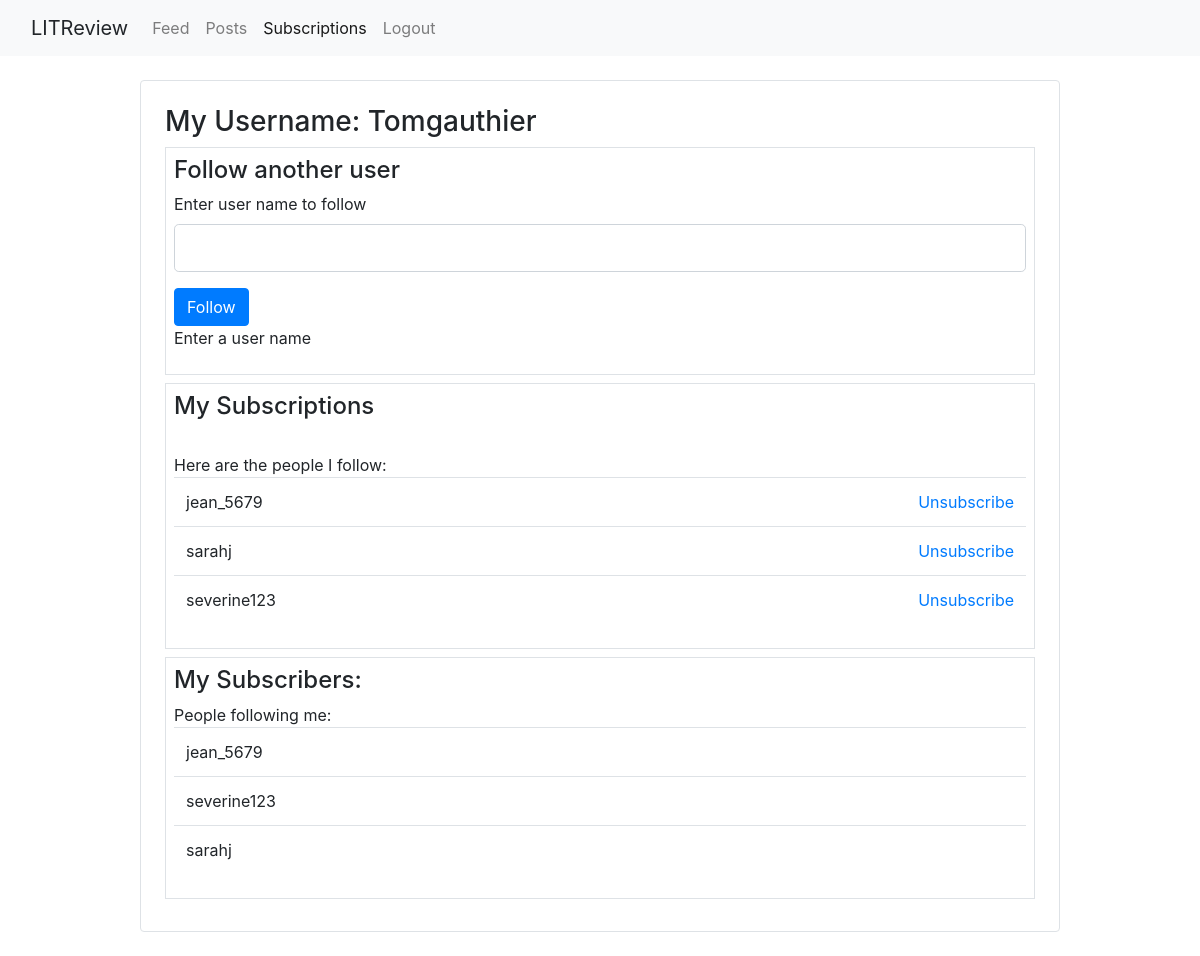
The app's page /my_followers (signed in), older data.
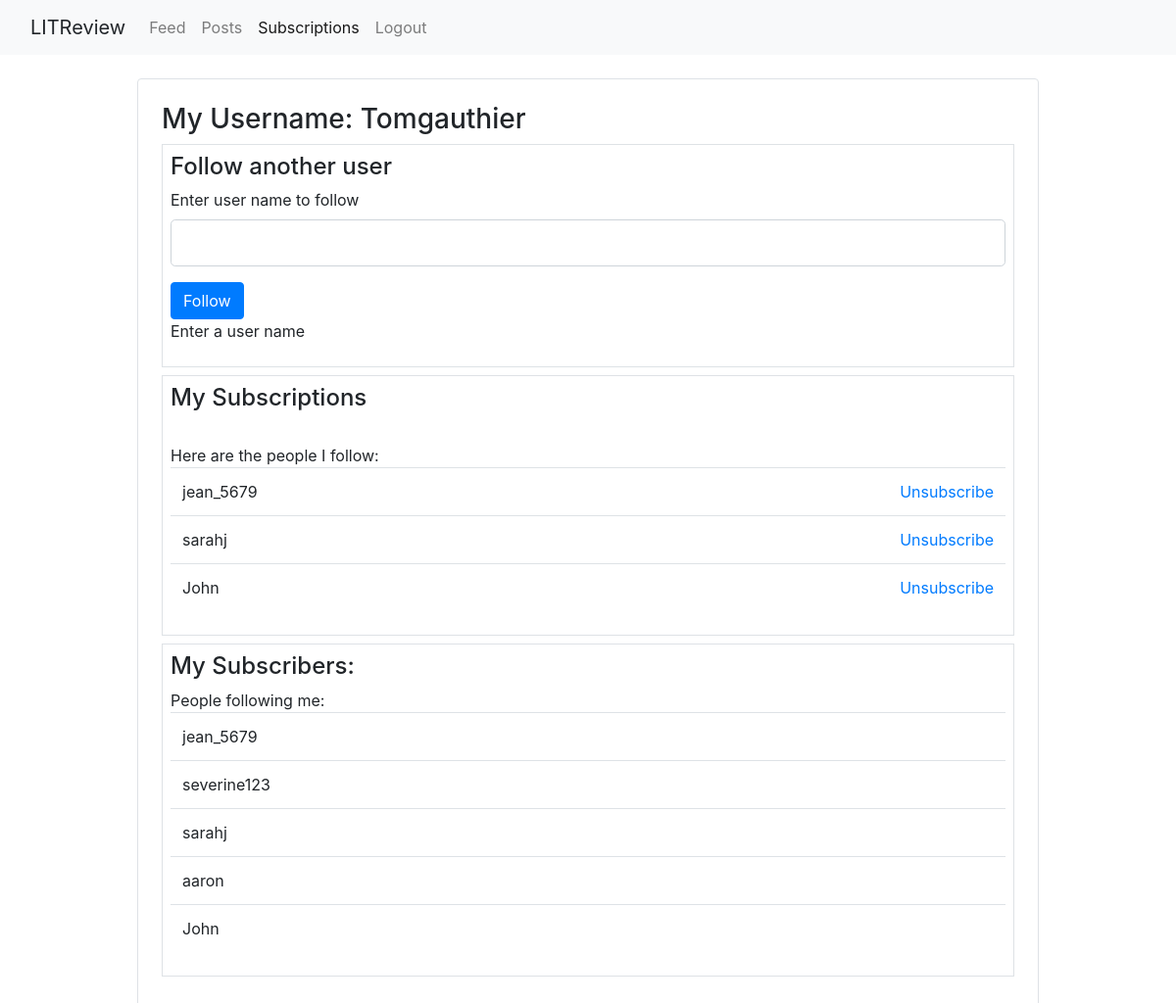
The same page, newer data.
### webapp/models.py (models this page shows)
class UserFollows(models.Model):
    user = models.ForeignKey(
        to=settings.AUTH_USER_MODEL, on_delete=models.CASCADE,
        related_name='following')
    followed_user = models.ForeignKey(
        to=settings.AUTH_USER_MODEL, on_delete=models.CASCADE,
        related_name='followed_by')
    class Meta:
        constraints = [
            models.UniqueConstraint(
                fields=['user', 'followed_user'], name='unique_user_follower')
        ]

### webapp/views.py (the view, shortened to what this page needs)
# urls.py: path('my_followers', views.followers, name='my_followers'),
@login_required
def followers(request):
    nbar = 'my_followers'
    user = request.user
    subscribers = UserFollows.objects.filter(followed_user=user.id)
    subscriptions = UserFollows.objects.filter(user=user.id)
    user_follow_instance = UserFollows()
    found_user = ""
    if request.method == "GET":
        form = UserFollowForm()
        already_followed = [
            pair.followed_user.id for pair in UserFollows.objects.filter(user=user)]
        options = User.objects.all().exclude(id__in=already_followed).exclude(id=user.id)
        result_list = list(chain(options, already_followed))
        form.fields['followed_user'].queryset = options
        return render(request, 'my_followers.html', locals())

### webapp/forms.py
class UserFollowForm(ModelForm):
    class Meta:
        model = UserFollows
        fields = ['followed_user']

### webapp/templates/my_followers.html (shortened to what this page needs)
{% extends "main.html" %}
{% block content %}
<div class="container">
  <div class="row">
    <div class="col-1">
    </div>
    <div class="col-10">
      <div class="container p-4 my-4 border rounded">
        <h3>My Username: {{user}}</h3>
        <div class="container p-2 my-2 border">
          <h4>Follow another user</h4>
          <form method="post" action="{% url 'my_followers' %}" enctype="multipart/form-data">
            <div class="form-group">
                <label for="searched" class="form-label">Enter user name to follow</label>
                <input class="form-control form-control-lg" type="text" name="searched" value={{searched}}>
            </div>
             <button type="submit" class="btn btn-primary">Follow</button>
          </form>
          {% if error_message %}
              <span class="text-danger"> {{error_message}}</span>
          {% elif searched and found_user %}
              <p>you're now following {{found_user}}!</p>
          {% elif searched and not found_user %}
              <span class="text-danger"> No user found with this name!</span>
          {% else %}
              <p>Enter a user name</p>
          {% endif %}
        </div>
        <div class="container p-2 my-2 border">
          <h4>My Subscriptions</h4>
          <br>
          {% if subscriptions %}
          <span>Here are the people I follow:</span>
          <table class="table">
            <tbody>
              {% for subscription in subscriptions  %}
              <tr>
                <td>{{subscription.followed_user}}</td>
                <td class="text-right">
                <a href="{% url 'delete_user_follow' user_follow_id=subscription.id %}">Unsubscribe</a>
                </td>
              </tr>
          {% endfor %}
            </tbody>
          </table>
          {% else %}
          <span class="text-danger"> No subscriber to show!</span>
          {% endif %}
        </div>
        <div class="container p-2 my-2 border">
          <h4>My Subscribers: </h4>
            {% if subscribers %}
            <span>People following me:</span>
             <table class="table">
                <tbody>
            {% for subscriber in subscribers  %}
            <tr>
              <td>{{subscriber.user}}</td>
            </tr>
            {% endfor %}
            </tbody>
          </table>
            {% else %}
            <span class="text-danger"> No Follower to show!</span>
            {% endif %}
        </div>
      </div>
    </div>
    <div class="col-1">
    </div>
  </div>
</div>
{% endblock content %}

Row changes from the older to the newer data that the page shows:
removed UserFollows: followed_user "severine123", shown under "My Subscriptions"
added UserFollows: followed_user "John", shown under "My Subscriptions"
added UserFollows: user "aaron", shown under "My Subscribers:"
added UserFollows: user "John", shown under "My Subscribers:"
